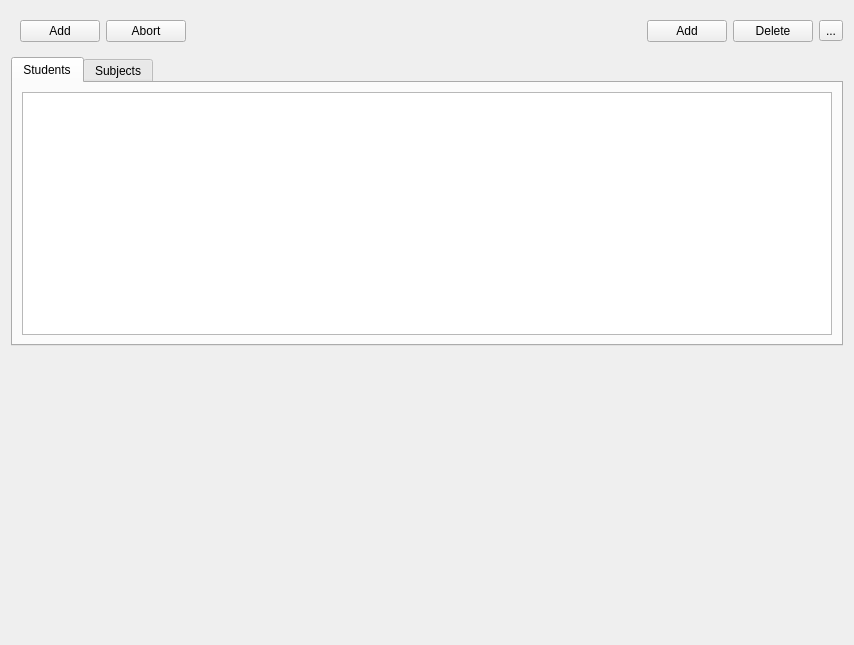
<?xml version="1.0" encoding="UTF-8"?>
<ui version="4.0">
 <class>ClassesModule</class>
 <widget class="QWidget" name="ClassesModule">
  <property name="geometry">
   <rect>
    <x>0</x>
    <y>0</y>
    <width>854</width>
    <height>645</height>
   </rect>
  </property>
  <property name="windowTitle">
   <string>Form</string>
  </property>
  <layout class="QVBoxLayout" name="verticalLayout">
   <item>
    <layout class="QHBoxLayout" name="menuLayout">
     <item>
      <widget class="QFrame" name="itemAdditionMenu">
       <layout class="QHBoxLayout" name="additionMenuLayout">
        <item>
         <widget class="QPushButton" name="confirmItemAddition">
          <property name="text">
           <string>Add</string>
          </property>
         </widget>
        </item>
        <item>
         <widget class="QPushButton" name="abortItemAddition">
          <property name="text">
           <string>Abort</string>
          </property>
         </widget>
        </item>
       </layout>
      </widget>
     </item>
     <item>
      <spacer name="horizontalSpacer">
       <property name="orientation">
        <enum>Qt::Orientation::Horizontal</enum>
       </property>
       <property name="sizeHint" stdset="0">
        <size>
         <width>40</width>
         <height>20</height>
        </size>
       </property>
      </spacer>
     </item>
     <item>
      <widget class="QPushButton" name="addItem">
       <property name="text">
        <string>Add</string>
       </property>
      </widget>
     </item>
     <item>
      <widget class="QPushButton" name="deleteItem">
       <property name="text">
        <string>Delete</string>
       </property>
      </widget>
     </item>
     <item>
      <widget class="QToolButton" name="toolButton">
       <property name="text">
        <string>...</string>
       </property>
      </widget>
     </item>
    </layout>
   </item>
   <item>
    <widget class="QTabWidget" name="tabWidget">
     <property name="sizePolicy">
      <sizepolicy hsizetype="Expanding" vsizetype="Expanding">
       <horstretch>0</horstretch>
       <verstretch>0</verstretch>
      </sizepolicy>
     </property>
     <property name="currentIndex">
      <number>0</number>
     </property>
     <widget class="QWidget" name="studentsTab">
      <attribute name="title">
       <string>Students</string>
      </attribute>
      <layout class="QHBoxLayout" name="horizontalLayout">
       <item>
        <widget class="QListView" name="studentsList"/>
       </item>
      </layout>
     </widget>
     <widget class="QWidget" name="subjectsTab">
      <attribute name="title">
       <string>Subjects</string>
      </attribute>
      <layout class="QHBoxLayout" name="horizontalLayout_2">
       <item>
        <widget class="QListView" name="subjectsList"/>
       </item>
      </layout>
     </widget>
    </widget>
   </item>
   <item>
    <spacer name="verticalSpacer">
     <property name="orientation">
      <enum>Qt::Orientation::Vertical</enum>
     </property>
     <property name="sizeType">
      <enum>QSizePolicy::Policy::MinimumExpanding</enum>
     </property>
     <property name="sizeHint" stdset="0">
      <size>
       <width>20</width>
       <height>0</height>
      </size>
     </property>
    </spacer>
   </item>
  </layout>
 </widget>
 <resources/>
 <connections/>
</ui>
